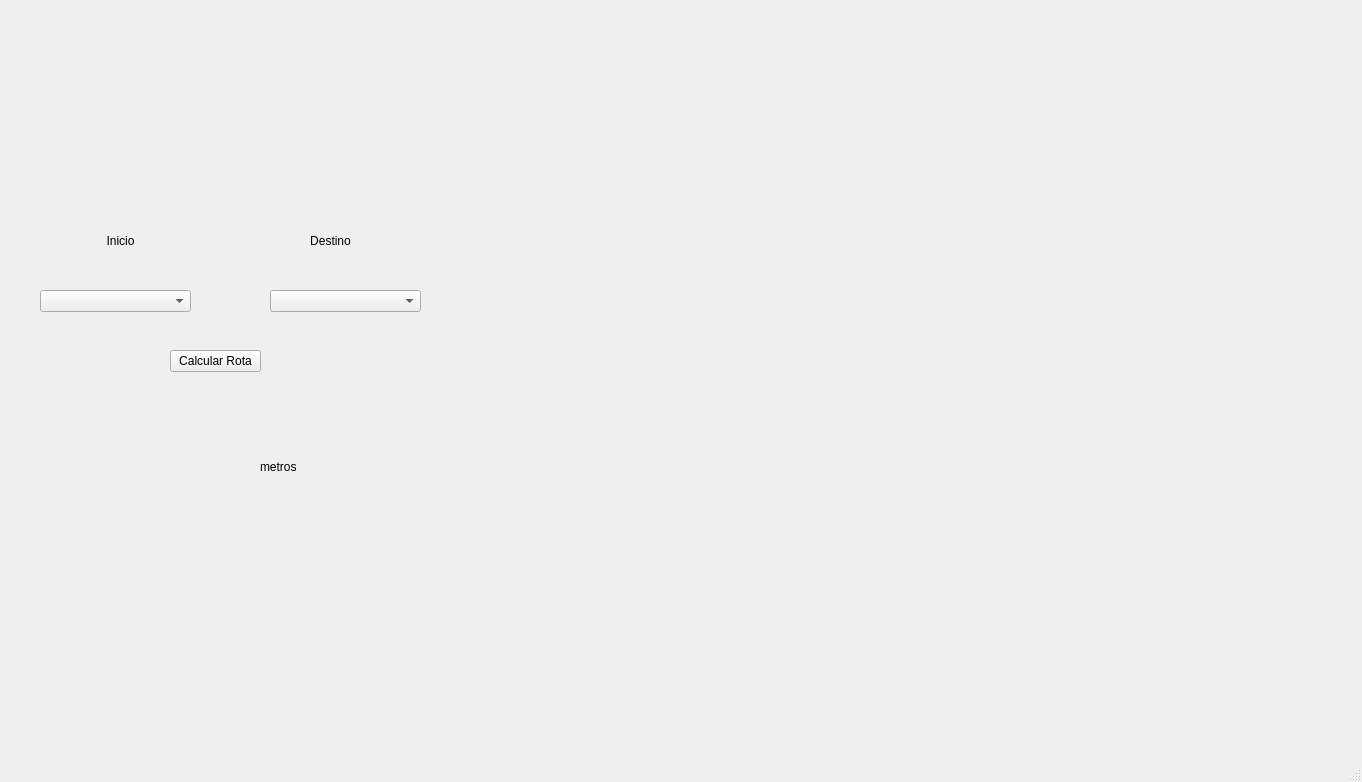
<?xml version="1.0" encoding="UTF-8"?>
<ui version="4.0">
 <class>MainWindow</class>
 <widget class="QMainWindow" name="MainWindow">
  <property name="geometry">
   <rect>
    <x>0</x>
    <y>0</y>
    <width>1362</width>
    <height>782</height>
   </rect>
  </property>
  <property name="windowTitle">
   <string>MainWindow</string>
  </property>
  <property name="autoFillBackground">
   <bool>true</bool>
  </property>
  <property name="styleSheet">
   <string notr="true"/>
  </property>
  <widget class="QWidget" name="centralWidget">
   <widget class="QComboBox" name="comboBox">
    <property name="geometry">
     <rect>
      <x>40</x>
      <y>290</y>
      <width>151</width>
      <height>22</height>
     </rect>
    </property>
    <item>
     <property name="text">
      <string/>
     </property>
    </item>
    <item>
     <property name="text">
      <string>Centro</string>
     </property>
    </item>
    <item>
     <property name="text">
      <string>Norte</string>
     </property>
    </item>
    <item>
     <property name="text">
      <string>Sul</string>
     </property>
    </item>
    <item>
     <property name="text">
      <string>Tupy</string>
     </property>
    </item>
    <item>
     <property name="text">
      <string>Vila Nova</string>
     </property>
    </item>
    <item>
     <property name="text">
      <string>Iririu</string>
     </property>
    </item>
    <item>
     <property name="text">
      <string>Itaum</string>
     </property>
    </item>
    <item>
     <property name="text">
      <string>Nova Brasilia</string>
     </property>
    </item>
    <item>
     <property name="text">
      <string>Guanabara</string>
     </property>
    </item>
    <item>
     <property name="text">
      <string>Pirabeiraba</string>
     </property>
    </item>
    <item>
     <property name="text">
      <string>Campus</string>
     </property>
    </item>
   </widget>
   <widget class="QPushButton" name="pushButton">
    <property name="geometry">
     <rect>
      <x>80</x>
      <y>230</y>
      <width>81</width>
      <height>22</height>
     </rect>
    </property>
    <property name="text">
     <string>Inicio</string>
    </property>
    <property name="flat">
     <bool>true</bool>
    </property>
   </widget>
   <widget class="QPushButton" name="pushButton_2">
    <property name="geometry">
     <rect>
      <x>290</x>
      <y>230</y>
      <width>81</width>
      <height>21</height>
     </rect>
    </property>
    <property name="text">
     <string>Destino</string>
    </property>
    <property name="flat">
     <bool>true</bool>
    </property>
   </widget>
   <widget class="QPushButton" name="pushButton_4">
    <property name="geometry">
     <rect>
      <x>170</x>
      <y>350</y>
      <width>91</width>
      <height>22</height>
     </rect>
    </property>
    <property name="text">
     <string>Calcular Rota</string>
    </property>
   </widget>
   <widget class="QLabel" name="label">
    <property name="geometry">
     <rect>
      <x>210</x>
      <y>420</y>
      <width>59</width>
      <height>14</height>
     </rect>
    </property>
    <property name="frameShape">
     <enum>QFrame::NoFrame</enum>
    </property>
    <property name="frameShadow">
     <enum>QFrame::Plain</enum>
    </property>
    <property name="text">
     <string/>
    </property>
    <property name="scaledContents">
     <bool>false</bool>
    </property>
   </widget>
   <widget class="QComboBox" name="comboBox_2">
    <property name="geometry">
     <rect>
      <x>270</x>
      <y>290</y>
      <width>151</width>
      <height>22</height>
     </rect>
    </property>
    <item>
     <property name="text">
      <string/>
     </property>
    </item>
    <item>
     <property name="text">
      <string>Centro</string>
     </property>
    </item>
    <item>
     <property name="text">
      <string>Norte</string>
     </property>
    </item>
    <item>
     <property name="text">
      <string>Sul</string>
     </property>
    </item>
    <item>
     <property name="text">
      <string>Tupy</string>
     </property>
    </item>
    <item>
     <property name="text">
      <string>Vila Nova</string>
     </property>
    </item>
    <item>
     <property name="text">
      <string>Iririu</string>
     </property>
    </item>
    <item>
     <property name="text">
      <string>Itaum</string>
     </property>
    </item>
    <item>
     <property name="text">
      <string>Nova Brasilia</string>
     </property>
    </item>
    <item>
     <property name="text">
      <string>Guanabara</string>
     </property>
    </item>
    <item>
     <property name="text">
      <string>Pirabeiraba</string>
     </property>
    </item>
    <item>
     <property name="text">
      <string>Campus</string>
     </property>
    </item>
   </widget>
   <widget class="QLabel" name="label_2">
    <property name="geometry">
     <rect>
      <x>80</x>
      <y>420</y>
      <width>131</width>
      <height>16</height>
     </rect>
    </property>
    <property name="text">
     <string/>
    </property>
   </widget>
   <widget class="QLabel" name="label_3">
    <property name="geometry">
     <rect>
      <x>0</x>
      <y>0</y>
      <width>411</width>
      <height>221</height>
     </rect>
    </property>
    <property name="text">
     <string/>
    </property>
    <property name="pixmap">
     <pixmap resource="resource.qrc">:/new/prefix1/Zarco.png</pixmap>
    </property>
    <property name="scaledContents">
     <bool>true</bool>
    </property>
   </widget>
   <widget class="QLabel" name="label_4">
    <property name="geometry">
     <rect>
      <x>550</x>
      <y>10</y>
      <width>791</width>
      <height>681</height>
     </rect>
    </property>
    <property name="text">
     <string/>
    </property>
    <property name="pixmap">
     <pixmap resource="resource.qrc">:/new/prefix1/Mapa/Mapa Centro.png</pixmap>
    </property>
    <property name="scaledContents">
     <bool>true</bool>
    </property>
   </widget>
   <widget class="QLabel" name="label_centro">
    <property name="geometry">
     <rect>
      <x>550</x>
      <y>10</y>
      <width>791</width>
      <height>681</height>
     </rect>
    </property>
    <property name="text">
     <string/>
    </property>
    <property name="pixmap">
     <pixmap resource="resource.qrc">:/new/prefix1/Mapa/Centro/CENTRO.png</pixmap>
    </property>
    <property name="scaledContents">
     <bool>true</bool>
    </property>
   </widget>
   <widget class="QLabel" name="label_pirabeiraba">
    <property name="geometry">
     <rect>
      <x>540</x>
      <y>10</y>
      <width>801</width>
      <height>661</height>
     </rect>
    </property>
    <property name="text">
     <string/>
    </property>
    <property name="pixmap">
     <pixmap resource="resource.qrc">:/new/prefix1/Mapa/Pirabeiraba/PIRABEIRABA.png</pixmap>
    </property>
    <property name="scaledContents">
     <bool>true</bool>
    </property>
   </widget>
   <widget class="QLabel" name="label_sul">
    <property name="geometry">
     <rect>
      <x>538</x>
      <y>13</y>
      <width>801</width>
      <height>681</height>
     </rect>
    </property>
    <property name="text">
     <string/>
    </property>
    <property name="textFormat">
     <enum>Qt::AutoText</enum>
    </property>
    <property name="pixmap">
     <pixmap resource="resource.qrc">:/new/prefix1/Mapa/Sul/SUL.png</pixmap>
    </property>
    <property name="scaledContents">
     <bool>true</bool>
    </property>
   </widget>
   <widget class="QLabel" name="label_norte">
    <property name="geometry">
     <rect>
      <x>550</x>
      <y>10</y>
      <width>791</width>
      <height>681</height>
     </rect>
    </property>
    <property name="text">
     <string/>
    </property>
    <property name="pixmap">
     <pixmap resource="resource.qrc">:/new/prefix1/Mapa/Norte/NORTE.png</pixmap>
    </property>
    <property name="scaledContents">
     <bool>true</bool>
    </property>
   </widget>
   <widget class="QLabel" name="label_nortesul">
    <property name="geometry">
     <rect>
      <x>550</x>
      <y>10</y>
      <width>791</width>
      <height>701</height>
     </rect>
    </property>
    <property name="text">
     <string/>
    </property>
    <property name="pixmap">
     <pixmap resource="resource.qrc">:/new/prefix1/Mapa/Norte/NORTE - SUL.png</pixmap>
    </property>
    <property name="scaledContents">
     <bool>true</bool>
    </property>
   </widget>
   <widget class="QLabel" name="label_nortepirabeiraba">
    <property name="geometry">
     <rect>
      <x>540</x>
      <y>10</y>
      <width>791</width>
      <height>681</height>
     </rect>
    </property>
    <property name="text">
     <string/>
    </property>
    <property name="pixmap">
     <pixmap resource="resource.qrc">:/new/prefix1/Mapa/Norte/NORTE-PIRABEIRABA.png</pixmap>
    </property>
    <property name="scaledContents">
     <bool>true</bool>
    </property>
   </widget>
   <widget class="QLabel" name="label_vilanova">
    <property name="geometry">
     <rect>
      <x>548</x>
      <y>13</y>
      <width>791</width>
      <height>681</height>
     </rect>
    </property>
    <property name="text">
     <string/>
    </property>
    <property name="pixmap">
     <pixmap resource="resource.qrc">:/new/prefix1/Mapa/Vila Nova/Vila Nova.png</pixmap>
    </property>
    <property name="scaledContents">
     <bool>true</bool>
    </property>
   </widget>
   <widget class="QLabel" name="label_itaum">
    <property name="geometry">
     <rect>
      <x>550</x>
      <y>10</y>
      <width>791</width>
      <height>681</height>
     </rect>
    </property>
    <property name="text">
     <string/>
    </property>
    <property name="pixmap">
     <pixmap resource="resource.qrc">:/new/prefix1/Mapa/Itaum/Itaum.png</pixmap>
    </property>
    <property name="scaledContents">
     <bool>true</bool>
    </property>
   </widget>
   <widget class="QLabel" name="label_novabrasilia">
    <property name="geometry">
     <rect>
      <x>550</x>
      <y>10</y>
      <width>791</width>
      <height>681</height>
     </rect>
    </property>
    <property name="text">
     <string/>
    </property>
    <property name="pixmap">
     <pixmap resource="resource.qrc">:/new/prefix1/Mapa/Nova Brasilia/Nova Brasilia.png</pixmap>
    </property>
    <property name="scaledContents">
     <bool>true</bool>
    </property>
   </widget>
   <widget class="QLabel" name="label_guanabara">
    <property name="geometry">
     <rect>
      <x>550</x>
      <y>10</y>
      <width>791</width>
      <height>681</height>
     </rect>
    </property>
    <property name="text">
     <string/>
    </property>
    <property name="pixmap">
     <pixmap resource="resource.qrc">:/new/prefix1/Mapa/Guanabara/Guanabara.png</pixmap>
    </property>
    <property name="scaledContents">
     <bool>true</bool>
    </property>
   </widget>
   <widget class="QLabel" name="label_campus">
    <property name="geometry">
     <rect>
      <x>548</x>
      <y>13</y>
      <width>791</width>
      <height>681</height>
     </rect>
    </property>
    <property name="text">
     <string/>
    </property>
    <property name="pixmap">
     <pixmap resource="resource.qrc">:/new/prefix1/Mapa/Campus/Campus.png</pixmap>
    </property>
    <property name="scaledContents">
     <bool>true</bool>
    </property>
   </widget>
   <widget class="QLabel" name="label_iririu">
    <property name="geometry">
     <rect>
      <x>550</x>
      <y>10</y>
      <width>791</width>
      <height>681</height>
     </rect>
    </property>
    <property name="text">
     <string/>
    </property>
    <property name="pixmap">
     <pixmap resource="resource.qrc">:/new/prefix1/Mapa/Iririu/Iririu.png</pixmap>
    </property>
    <property name="scaledContents">
     <bool>true</bool>
    </property>
   </widget>
   <widget class="QLabel" name="label_tupy">
    <property name="geometry">
     <rect>
      <x>560</x>
      <y>10</y>
      <width>781</width>
      <height>681</height>
     </rect>
    </property>
    <property name="text">
     <string/>
    </property>
    <property name="pixmap">
     <pixmap resource="resource.qrc">:/new/prefix1/Mapa/Tupy/Tupy.png</pixmap>
    </property>
    <property name="scaledContents">
     <bool>true</bool>
    </property>
   </widget>
   <widget class="QLabel" name="label_centrosul">
    <property name="geometry">
     <rect>
      <x>530</x>
      <y>-10</y>
      <width>801</width>
      <height>681</height>
     </rect>
    </property>
    <property name="text">
     <string/>
    </property>
    <property name="pixmap">
     <pixmap resource="resource.qrc">:/new/prefix1/Mapa/Centro/centro-sul.png</pixmap>
    </property>
    <property name="scaledContents">
     <bool>true</bool>
    </property>
   </widget>
   <widget class="QLabel" name="label_centronorte">
    <property name="geometry">
     <rect>
      <x>530</x>
      <y>-10</y>
      <width>811</width>
      <height>681</height>
     </rect>
    </property>
    <property name="text">
     <string/>
    </property>
    <property name="pixmap">
     <pixmap resource="resource.qrc">:/new/prefix1/Mapa/Centro/Centro-norte.png</pixmap>
    </property>
    <property name="scaledContents">
     <bool>true</bool>
    </property>
   </widget>
   <widget class="QLabel" name="label_centroitaum">
    <property name="geometry">
     <rect>
      <x>540</x>
      <y>10</y>
      <width>801</width>
      <height>681</height>
     </rect>
    </property>
    <property name="text">
     <string/>
    </property>
    <property name="pixmap">
     <pixmap resource="resource.qrc">:/new/prefix1/Mapa/Centro/centro-itaum.png</pixmap>
    </property>
    <property name="scaledContents">
     <bool>true</bool>
    </property>
   </widget>
   <widget class="QLabel" name="label_centrotupy">
    <property name="geometry">
     <rect>
      <x>540</x>
      <y>10</y>
      <width>801</width>
      <height>681</height>
     </rect>
    </property>
    <property name="text">
     <string/>
    </property>
    <property name="pixmap">
     <pixmap resource="resource.qrc">:/new/prefix1/Mapa/Centro/centro-tupy.png</pixmap>
    </property>
    <property name="scaledContents">
     <bool>true</bool>
    </property>
   </widget>
   <widget class="QLabel" name="label_centrocampus">
    <property name="geometry">
     <rect>
      <x>540</x>
      <y>10</y>
      <width>801</width>
      <height>681</height>
     </rect>
    </property>
    <property name="text">
     <string/>
    </property>
    <property name="pixmap">
     <pixmap resource="resource.qrc">:/new/prefix1/Mapa/Centro/centro-campus.png</pixmap>
    </property>
    <property name="scaledContents">
     <bool>true</bool>
    </property>
   </widget>
   <widget class="QLabel" name="label_centrovilanova">
    <property name="geometry">
     <rect>
      <x>550</x>
      <y>10</y>
      <width>791</width>
      <height>681</height>
     </rect>
    </property>
    <property name="text">
     <string/>
    </property>
    <property name="pixmap">
     <pixmap resource="resource.qrc">:/new/prefix1/Mapa/Centro/centro-vilanova.png</pixmap>
    </property>
    <property name="scaledContents">
     <bool>true</bool>
    </property>
   </widget>
   <widget class="QLabel" name="label_centronovabrasilia">
    <property name="geometry">
     <rect>
      <x>550</x>
      <y>10</y>
      <width>791</width>
      <height>681</height>
     </rect>
    </property>
    <property name="text">
     <string/>
    </property>
    <property name="pixmap">
     <pixmap resource="resource.qrc">:/new/prefix1/Mapa/Centro/centro-novabrasilia.png</pixmap>
    </property>
    <property name="scaledContents">
     <bool>true</bool>
    </property>
   </widget>
   <widget class="QLabel" name="label_centroiririu">
    <property name="geometry">
     <rect>
      <x>538</x>
      <y>3</y>
      <width>801</width>
      <height>691</height>
     </rect>
    </property>
    <property name="text">
     <string/>
    </property>
    <property name="pixmap">
     <pixmap resource="resource.qrc">:/new/prefix1/Mapa/Centro/centro-iriru.png</pixmap>
    </property>
    <property name="scaledContents">
     <bool>true</bool>
    </property>
   </widget>
   <widget class="QLabel" name="label_centroguanabara">
    <property name="geometry">
     <rect>
      <x>540</x>
      <y>20</y>
      <width>801</width>
      <height>671</height>
     </rect>
    </property>
    <property name="text">
     <string/>
    </property>
    <property name="pixmap">
     <pixmap resource="resource.qrc">:/new/prefix1/Mapa/Centro/centro-guanabara.png</pixmap>
    </property>
    <property name="scaledContents">
     <bool>true</bool>
    </property>
   </widget>
   <widget class="QLabel" name="label_distancia">
    <property name="geometry">
     <rect>
      <x>90</x>
      <y>460</y>
      <width>91</width>
      <height>16</height>
     </rect>
    </property>
    <property name="text">
     <string/>
    </property>
   </widget>
   <widget class="QLabel" name="label_distancianum">
    <property name="geometry">
     <rect>
      <x>210</x>
      <y>460</y>
      <width>59</width>
      <height>14</height>
     </rect>
    </property>
    <property name="text">
     <string/>
    </property>
   </widget>
   <widget class="QLabel" name="label_nortevilanova">
    <property name="geometry">
     <rect>
      <x>540</x>
      <y>20</y>
      <width>801</width>
      <height>681</height>
     </rect>
    </property>
    <property name="text">
     <string/>
    </property>
    <property name="pixmap">
     <pixmap resource="resource.qrc">:/new/prefix1/Mapa/Norte/VilaNova-Norte.png</pixmap>
    </property>
    <property name="scaledContents">
     <bool>true</bool>
    </property>
   </widget>
   <widget class="QLabel" name="label_norteiririu">
    <property name="geometry">
     <rect>
      <x>550</x>
      <y>20</y>
      <width>791</width>
      <height>661</height>
     </rect>
    </property>
    <property name="text">
     <string/>
    </property>
    <property name="pixmap">
     <pixmap resource="resource.qrc">:/new/prefix1/Mapa/Norte/Iririu-Norte.png</pixmap>
    </property>
    <property name="scaledContents">
     <bool>true</bool>
    </property>
   </widget>
   <widget class="QLabel" name="label_tupyiririu">
    <property name="geometry">
     <rect>
      <x>550</x>
      <y>10</y>
      <width>801</width>
      <height>681</height>
     </rect>
    </property>
    <property name="text">
     <string/>
    </property>
    <property name="pixmap">
     <pixmap resource="resource.qrc">:/new/prefix1/Mapa/Tupy/Iririu-Tupy.png</pixmap>
    </property>
    <property name="scaledContents">
     <bool>true</bool>
    </property>
   </widget>
   <widget class="QLabel" name="label_tupyguanabara">
    <property name="geometry">
     <rect>
      <x>550</x>
      <y>10</y>
      <width>791</width>
      <height>681</height>
     </rect>
    </property>
    <property name="text">
     <string/>
    </property>
    <property name="pixmap">
     <pixmap resource="resource.qrc">:/new/prefix1/Mapa/Tupy/Guanabara-Tupy.png</pixmap>
    </property>
    <property name="scaledContents">
     <bool>true</bool>
    </property>
   </widget>
   <widget class="QLabel" name="label_sulitaum">
    <property name="geometry">
     <rect>
      <x>550</x>
      <y>10</y>
      <width>791</width>
      <height>681</height>
     </rect>
    </property>
    <property name="text">
     <string/>
    </property>
    <property name="pixmap">
     <pixmap resource="resource.qrc">:/new/prefix1/Mapa/Sul/Itaum-Sul.png</pixmap>
    </property>
    <property name="scaledContents">
     <bool>true</bool>
    </property>
   </widget>
   <widget class="QLabel" name="label_campussul">
    <property name="geometry">
     <rect>
      <x>550</x>
      <y>10</y>
      <width>791</width>
      <height>681</height>
     </rect>
    </property>
    <property name="text">
     <string/>
    </property>
    <property name="pixmap">
     <pixmap resource="resource.qrc">:/new/prefix1/Mapa/Campus/Sul-Campus.png</pixmap>
    </property>
    <property name="scaledContents">
     <bool>true</bool>
    </property>
   </widget>
   <widget class="QLabel" name="label_campusnorte">
    <property name="geometry">
     <rect>
      <x>540</x>
      <y>10</y>
      <width>801</width>
      <height>681</height>
     </rect>
    </property>
    <property name="text">
     <string/>
    </property>
    <property name="pixmap">
     <pixmap resource="resource.qrc">:/new/prefix1/Mapa/Campus/Norte-Campus.png</pixmap>
    </property>
    <property name="scaledContents">
     <bool>true</bool>
    </property>
   </widget>
   <widget class="QLabel" name="label_campuscentro">
    <property name="geometry">
     <rect>
      <x>550</x>
      <y>20</y>
      <width>801</width>
      <height>671</height>
     </rect>
    </property>
    <property name="text">
     <string/>
    </property>
    <property name="pixmap">
     <pixmap resource="resource.qrc">:/new/prefix1/Mapa/Campus/Centro-Campus.png</pixmap>
    </property>
    <property name="scaledContents">
     <bool>true</bool>
    </property>
   </widget>
   <widget class="QLabel" name="label_campusitaum">
    <property name="geometry">
     <rect>
      <x>550</x>
      <y>10</y>
      <width>791</width>
      <height>681</height>
     </rect>
    </property>
    <property name="text">
     <string/>
    </property>
    <property name="pixmap">
     <pixmap resource="resource.qrc">:/new/prefix1/Mapa/Campus/Itaum-Campus.png</pixmap>
    </property>
    <property name="scaledContents">
     <bool>true</bool>
    </property>
   </widget>
   <widget class="QLabel" name="label_campusiririu">
    <property name="geometry">
     <rect>
      <x>550</x>
      <y>20</y>
      <width>791</width>
      <height>681</height>
     </rect>
    </property>
    <property name="text">
     <string/>
    </property>
    <property name="pixmap">
     <pixmap resource="resource.qrc">:/new/prefix1/Mapa/Campus/Iririu-Campus.png</pixmap>
    </property>
    <property name="scaledContents">
     <bool>true</bool>
    </property>
   </widget>
   <widget class="QLabel" name="label_pirabeirabavilanova">
    <property name="geometry">
     <rect>
      <x>540</x>
      <y>10</y>
      <width>801</width>
      <height>691</height>
     </rect>
    </property>
    <property name="text">
     <string/>
    </property>
    <property name="pixmap">
     <pixmap resource="resource.qrc">:/new/prefix1/Mapa/Pirabeiraba/Pirabeiraba-Vilanova.png</pixmap>
    </property>
    <property name="scaledContents">
     <bool>true</bool>
    </property>
   </widget>
   <widget class="QLabel" name="label_5">
    <property name="geometry">
     <rect>
      <x>260</x>
      <y>460</y>
      <width>59</width>
      <height>14</height>
     </rect>
    </property>
    <property name="text">
     <string>metros</string>
    </property>
   </widget>
   <zorder>comboBox</zorder>
   <zorder>pushButton</zorder>
   <zorder>pushButton_2</zorder>
   <zorder>pushButton_4</zorder>
   <zorder>label</zorder>
   <zorder>comboBox_2</zorder>
   <zorder>label_2</zorder>
   <zorder>label_3</zorder>
   <zorder>label_4</zorder>
   <zorder>label_pirabeiraba</zorder>
   <zorder>label_nortesul</zorder>
   <zorder>label_sul</zorder>
   <zorder>label_nortepirabeiraba</zorder>
   <zorder>label_novabrasilia</zorder>
   <zorder>label_tupy</zorder>
   <zorder>label_centrosul</zorder>
   <zorder>label_centroitaum</zorder>
   <zorder>label_centrotupy</zorder>
   <zorder>label_centrocampus</zorder>
   <zorder>label_centrovilanova</zorder>
   <zorder>label_centronovabrasilia</zorder>
   <zorder>label_centroiririu</zorder>
   <zorder>label_centronorte</zorder>
   <zorder>label_centroguanabara</zorder>
   <zorder>label_distancia</zorder>
   <zorder>label_distancianum</zorder>
   <zorder>label_nortevilanova</zorder>
   <zorder>label_norteiririu</zorder>
   <zorder>label_tupyiririu</zorder>
   <zorder>label_tupyguanabara</zorder>
   <zorder>label_iririu</zorder>
   <zorder>label_guanabara</zorder>
   <zorder>label_sulitaum</zorder>
   <zorder>label_campussul</zorder>
   <zorder>label_campus</zorder>
   <zorder>label_campusnorte</zorder>
   <zorder>label_centro</zorder>
   <zorder>label_campuscentro</zorder>
   <zorder>label_campusitaum</zorder>
   <zorder>label_itaum</zorder>
   <zorder>label_campusiririu</zorder>
   <zorder>label_pirabeirabavilanova</zorder>
   <zorder>label_vilanova</zorder>
   <zorder>label_5</zorder>
   <zorder>label_norte</zorder>
  </widget>
  <widget class="QStatusBar" name="statusBar">
   <property name="autoFillBackground">
    <bool>false</bool>
   </property>
  </widget>
 </widget>
 <layoutdefault spacing="6" margin="11"/>
 <resources>
  <include location="resource.qrc"/>
 </resources>
 <connections/>
</ui>
